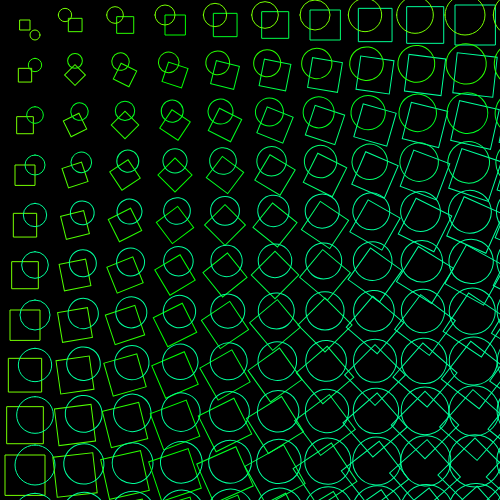
Frame 1 (no input)
Frame 60 (no input): identical to frame 1, image omitted
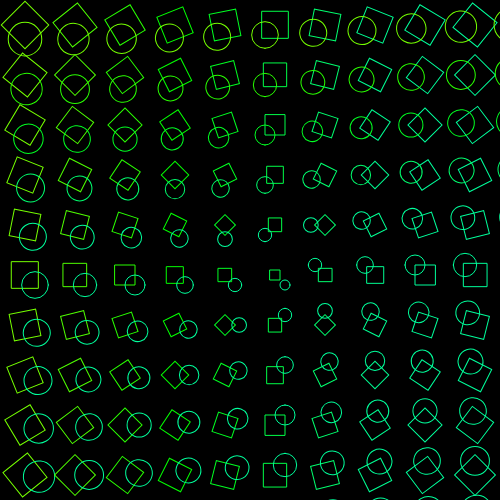
Frame 120 (the mouse pressed at the canvas centre since frame 60)

The p5.js sketch that drew these frames (run headless with seeded random() and noise() and a simulated clock; from frame 60 on, the mouse is pressed at the canvas centre):

// p5.js sketch
// ── sketch.js
let stepX;
let stepY;
let rotateValue;
let transValueX;
let transValueY;
let col1;
let col2;
let col3;
let col4;
let col5;
let col6;
let d;

function setup() {
createCanvas(500,500);
colorMode(HSB,width,height,100);
rectMode(CENTER);
let num1 = random(0,180);
let num2 = random(180,360);
noFill();
col1 = color(num1,width*2,height*2);
col2 = color(num2,width*2,height*2);

col3=color(num1,width*4,height*4);
col4=color(num2,width*4,height*4);
}

function draw() {
  background(0);
  stepX = 50;
  stepY = 50;


  for(let j = 0; j<=height; j+=stepY) {
    for(let i = 0; i<=width; i+=stepX) {
      push()
      translate(i+25,j+25);
      let rotateValue=atan2(mouseY - j, mouseX - i);
      let transX = i;
      let transY = j;
      d = dist(transX,transY,mouseX,mouseY);
      let scaleValue = map(d,0,600,10,50);
      stroke(lerpColor(col1,col2,i/360));
      rotate(rotateValue);
      rect(0,0,scaleValue,scaleValue);
      stroke(lerpColor(col3,col4,j/180));
      ellipse(10,10,scaleValue,scaleValue);



      pop()
    }

  }


    }
